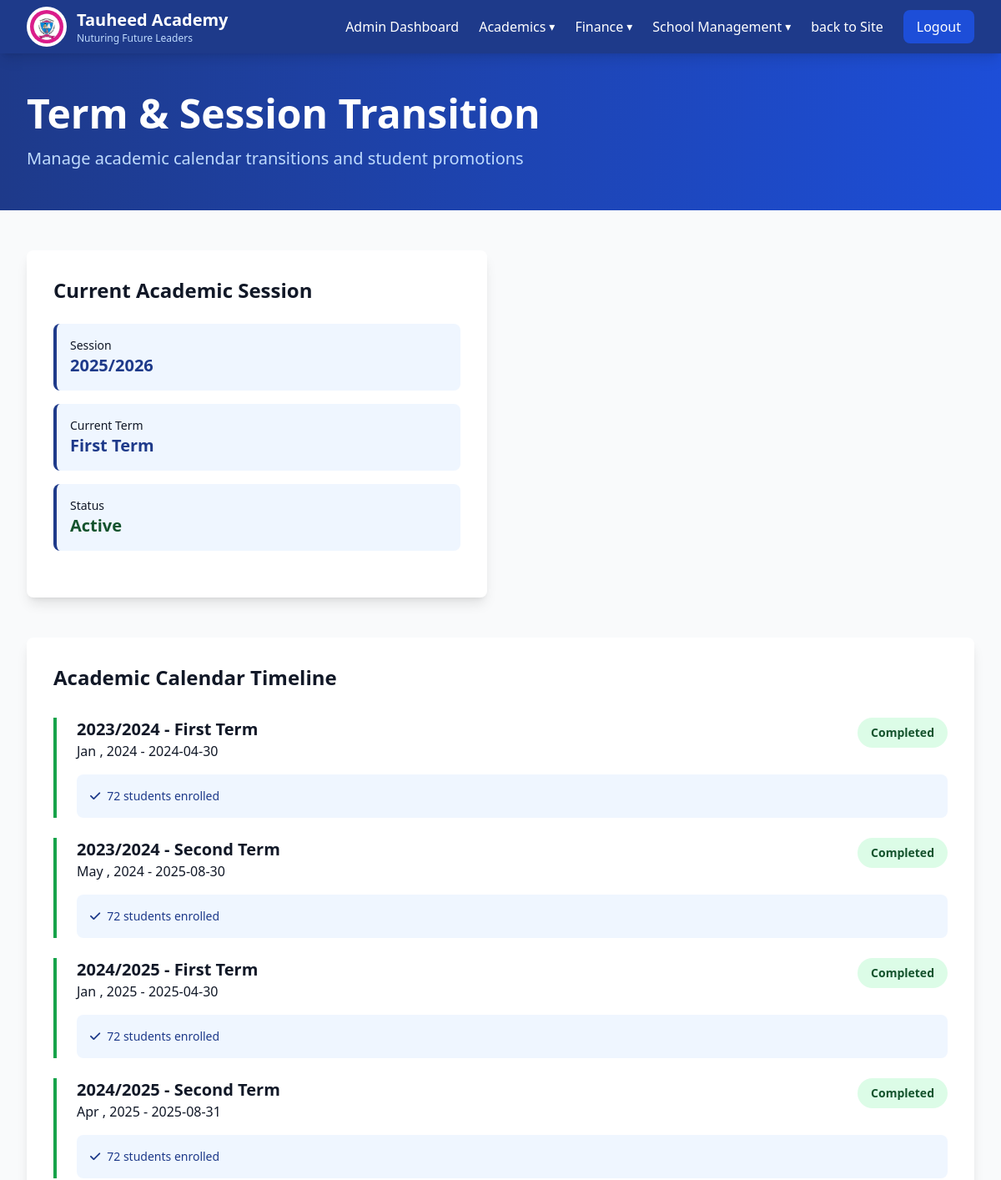
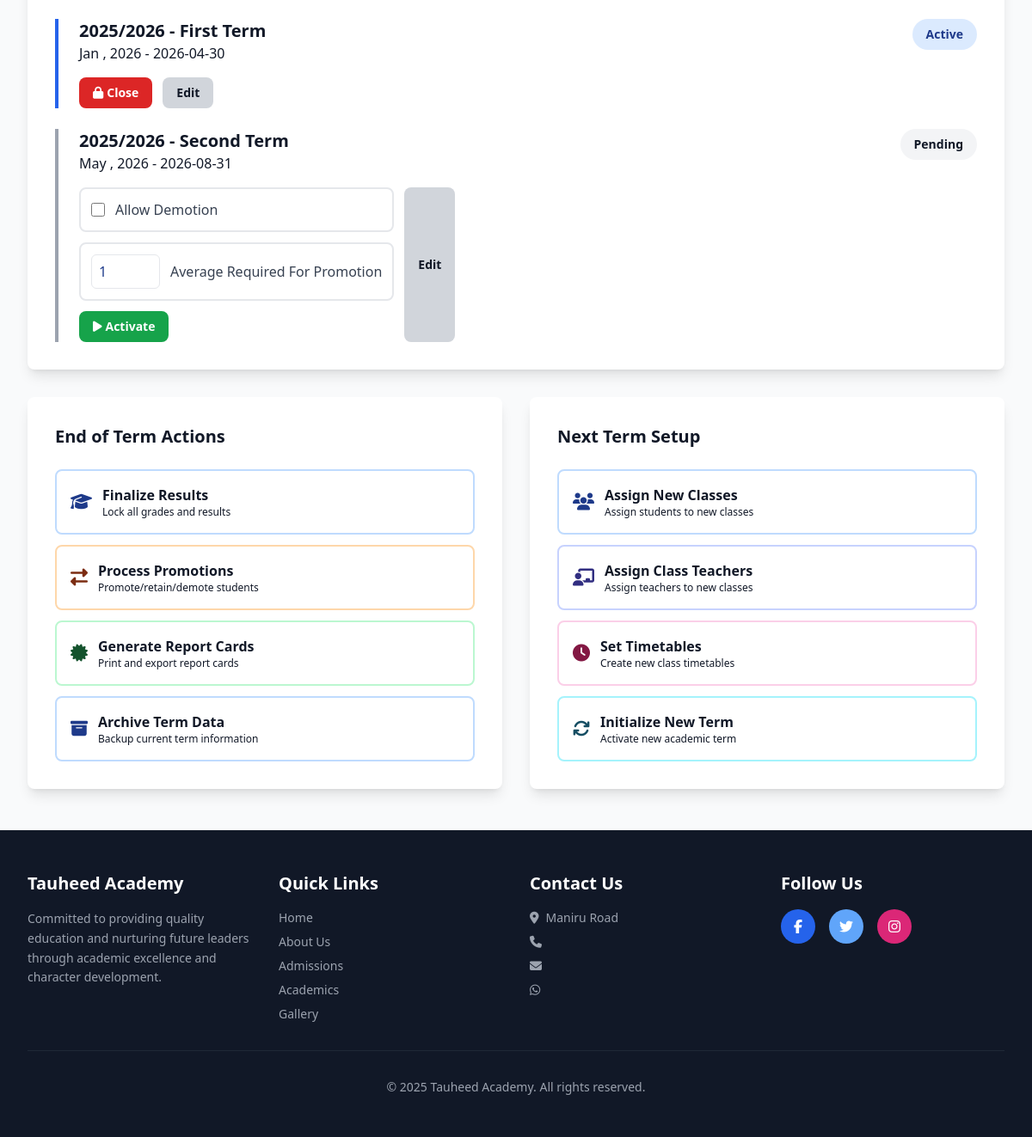
Screenshot of /pages/admin/session-term-transtion.php with the database file from the repository (2 pictures, top to bottom).
### tables this page shows
CREATE TABLE `schools` (
  `id` int(11) NOT NULL,
  `name` varchar(150) NOT NULL,
  `motto` varchar(255) DEFAULT NULL,
  `address` varchar(255) DEFAULT NULL,
  `phone` varchar(20) DEFAULT NULL,
  `email` varchar(100) DEFAULT NULL,
  `whatsapp_number` varchar(20) DEFAULT NULL,
  `facebook` varchar(255) DEFAULT NULL,
  `twitter` varchar(255) DEFAULT NULL,
  `instagram` varchar(255) DEFAULT NULL,
  `logo_path` varchar(255) DEFAULT NULL,
  `created_at` timestamp NOT NULL DEFAULT current_timestamp(),
  `updated_at` timestamp NOT NULL DEFAULT current_timestamp() ON UPDATE current_timestamp(),
  `deleted_at` datetime DEFAULT NULL
);

CREATE TABLE `terms` (
  `id` int(11) NOT NULL,
  `name` varchar(100) NOT NULL,
  `session_id` int(11) NOT NULL,
  `start_date` date DEFAULT NULL,
  `end_date` date DEFAULT NULL,
  `status` enum('pending','ongoing','finished') DEFAULT 'pending',
  `created_at` timestamp NOT NULL DEFAULT current_timestamp(),
  `updated_at` timestamp NOT NULL DEFAULT current_timestamp() ON UPDATE current_timestamp(),
  `deleted_at` datetime DEFAULT NULL
);

CREATE TABLE `sessions` (
  `id` int(11) NOT NULL,
  `name` varchar(100) NOT NULL,
  `start_date` date DEFAULT NULL,
  `end_date` date DEFAULT NULL,
  `status` enum('pending','ongoing','finished') DEFAULT 'pending',
  `created_at` timestamp NOT NULL DEFAULT current_timestamp(),
  `updated_at` timestamp NOT NULL DEFAULT current_timestamp() ON UPDATE current_timestamp(),
  `deleted_at` datetime DEFAULT NULL
);

### pages/admin/session-term-transtion.php (the view, shortened to what the rows shown need)
<?php
include __DIR__ . '/../../includes/header.php';
$stmt = $conn->prepare("SELECT terms.*, sessions.name session_name FROM terms left join sessions on terms.session_id = sessions.id ORDER BY sessions.name ASC ,  terms.name ASC");
$stmt->execute();
$terms = $stmt->get_result()->fetch_all(MYSQLI_ASSOC);
$active = 'ongoing';
$stmt = $conn->prepare("SELECT terms.*, sessions.name session_name FROM terms left join sessions on terms.session_id = sessions.id where terms.status = ? LIMIT 1");
$stmt->bind_param('s', $active);
$stmt->execute();
$current_term = $stmt->get_result()->fetch_assoc();
?>
<body class="bg-gray-50">
    <?php include(__DIR__ . "/./includes/admins-section-nav.php") ?>
    <section class="bg-gradient-to-r from-blue-900 to-blue-700 text-white py-12">
        <div class="max-w-7xl mx-auto px-4 sm:px-6 lg:px-8">
            <h1 class="text-4xl md:text-5xl font-bold mb-4">Term & Session Transition</h1>
        </div>
    </section>
    <section class="py-12 bg-gray-50">
        <div class="max-w-7xl mx-auto px-4 sm:px-6 lg:px-8">
            <div class="grid grid-cols-1 md:grid-cols-2 gap-8 mb-12">
                <div class="bg-white rounded-lg shadow-lg p-8">
                    <?php if ($current_term) : ?>
                        <h2 class="text-2xl font-bold text-gray-900 mb-6">Current Academic Session</h2>
                        <div class="space-y-4 mb-6">
                            <div class="bg-blue-50 p-4 rounded-lg border-l-4 border-blue-900">
                                <p class="text-sm text-gray-900">Session</p>
                                <p class="text-xl font-bold text-blue-900"><?= $current_term['session_name'] ?></p>
                            </div>
                            <div class="bg-blue-50 p-4 rounded-lg border-l-4 border-blue-900">
                                <p class="text-sm text-gray-900">Current Term</p>
                                <p class="text-xl font-bold text-blue-900"><?= $current_term['name'] ?></p>
                            </div>
                            <div class="bg-blue-50 p-4 rounded-lg border-l-4 border-blue-900">
                                <p class="text-sm text-gray-900">Status</p>
                                <p class="text-xl font-bold text-green-900">Active</p>
                            </div>
                        </div>
                    <?php else : ?>
                        <h2 class="text-2xl font-bold text-gray-900 mb-6">No Academic Session Is Active</h2>
                    <?php endif ?>
                </div>
            </div>
            <div class="bg-white rounded-lg shadow-lg p-8 mb-8">
                <h2 class="text-2xl font-bold text-gray-900 mb-8">Academic Calendar Timeline</h2>
                <div class="space-y-6">
                    <?php foreach ($terms as $term) : ?>
                        <div class="border-l-4
                                    <?php if ($term['status'] === 'ongoing') : ?>
                                    border-blue-600
                                <?php elseif ($term['status'] === 'finished') : ?>
                                    border-green-600
                                <?php elseif ($term['status'] === 'pending') : ?>
                                    border-gray-400
                                <?php endif; ?>
                                pl-6">
                            <div class="flex justify-between items-start mb-4">
                                <div>
                                    <h3 class="text-xl font-bold text-gray-900"><?= $term['session_name'] ?> - <?= $term['name'] ?></h3>
                                    <p class="text-gray-900"><?= date('M , Y', strtotime($term['start_date'])) ?> - <?= $term['end_date'] ?></p>
                                </div>
                                <?php if ($term['status'] === 'ongoing') :  ?>
                                    <span class="px-4 py-2 bg-blue-100 text-blue-900 rounded-full text-sm font-semibold">Active</span>
                                <?php elseif ($term['status'] === 'finished') :  ?>
                                    <span class="px-4 py-2 bg-green-100 text-green-900 rounded-full text-sm font-semibold">Completed</span>
                                <?php elseif ($term['status'] === 'pending') :  ?>
                                    <span class="px-4 py-2 bg-gray-100 text-gray-900 rounded-full text-sm font-semibold">Pending</span>
                                <?php endif;  ?>
                            </div>
                            <?php if ($term['status'] === 'finished') : ?>
                                <div class="bg-blue-50 p-4 rounded-lg text-sm text-blue-900">
                                    <p><i class="fas fa-check mr-2"></i>72 students enrolled</p>
                                </div>
                            <?php endif ?>
                            <div class="flex gap-3">
                                <?php if ($term['status'] === 'ongoing') :  ?>
                                    <form method="POST">
                                        <button type="submit" class="px-4 py-2 bg-red-600 text-white rounded-lg font-semibold hover:bg-red-700 transition text-sm">
                                            <i class="fas fa-lock mr-1"></i>Close
                                        </button>
                                    </form>
                                <?php elseif ($term['status'] === 'pending') :  ?>
                                    <form method="POST">
                                        <label class="flex items-center p-3 border-2 border-gray-200 rounded-lg cursor-pointer hover:bg-blue-50 mb-3">
                                            <input type="checkbox" class="w-4 h-4 text-blue-900" name="allow_demotion" value="1">
                                            <span class="ml-3 text-gray-700">Allow Demotion</span>
                                        </label>
                                        <label for="average_required" class="flex items-center p-3 border-2 border-gray-200 rounded-lg cursor-pointer hover:bg-blue-50 mb-3">
                                            <input
                                                type="number"
                                                id="average_required"
                                                name="average_required"
                                                value="1"
                                                class="w-20 h-10 text-blue-900 border border-gray-200 rounded-md px-2 focus:outline-none focus:ring-2 focus:ring-blue-400">
                                            <span class="ml-3 text-gray-700">Average Required For Promotion</span>
                                        </label>
                                        <button type="submit" class="px-4 py-2 bg-green-600 text-white rounded-lg font-semibold hover:bg-green-700 transition text-sm">
                                            <i class="fas fa-play mr-1"></i>Activate
                                        </button>
                                    </form>
                                <?php endif;  ?>
                                <?php if ($term['status'] !== 'finished') :  ?>
                                    <button class="px-4 py-2 bg-gray-300 text-gray-900 rounded-lg font-semibold hover:bg-gray-400 transition text-sm">
                                        Edit
                                    </button>
                                <?php endif;  ?>
                            </div>
                        </div>
                    <?php endforeach ?>
                </div>
            </div>
        </div>
    </section>
    <?php include(__DIR__ . "/../../includes/footer.php"); ?>
</body>
</html>

### pages/admin/includes/admins-section-nav.php (shortened to what the rows shown need)
<nav class="bg-blue-900 text-white sticky top-0 z-50 shadow-lg">
    <div class="max-w-7xl mx-auto px-4 sm:px-6 lg:px-8">
        <div class="flex justify-between items-center h-16">
            <div class="flex items-center gap-3">
                <div>
                    <h1 class="text-xl font-bold"><?= $school['name'] ?? 'Tauheed Academy' ?></h1>
                    <p class="text-xs text-blue-200"><?= $school['motto']; ?></p>
                </div>
            </div>
        </div>
    </div>
</nav>

### includes/footer.php (shortened to what the rows shown need)
<footer class="bg-gray-900 text-white py-12">
    <div class="max-w-7xl mx-auto px-4 sm:px-6 lg:px-8">
        <div class="grid grid-cols-1 md:grid-cols-4 gap-8">
            <div>
                <h3 class="text-xl font-bold mb-4"><?= $school['name'] ?? 'Tauheed Academy' ?></h3>
                <p class="text-gray-400 text-sm leading-relaxed">
                    Committed to providing quality education and nurturing future leaders through academic excellence and character development.
                </p>
            </div>
            <div>
                <ul class="space-y-2 text-sm text-gray-400">
                    <li><i class="fas fa-map-marker-alt mr-2"></i><?= $school['address'] ?? '' ?></li>
                    <li><i class="fas fa-phone mr-2"></i><?= $school['phone'] ?? '' ?></li>
                    <li><i class="fas fa-envelope mr-2"></i><?= $school['email'] ?? '' ?></li>
                    <li><i class="fab fa-whatsapp mr-2"></i><?= $school['whatsapp_number'] ?? '' ?></li>
                </ul>
            </div>
        </div>
        <div class="border-t border-gray-800 mt-8 pt-8 text-center text-gray-400 text-sm">
            <p>&copy; 2025 <?= $school['name'] ?? 'Tauheed Academy' ?>. All rights reserved.</p>
        </div>
    </div>
</footer>

### rows the page displays
schools: name "Tauheed Academy", motto "Nuturing Future Leaders", address "Maniru Road"
terms: session.name "2025/2026", name "First Term", start_date "Jan , 2026", end_date "2026-04-30", status "Active"
terms: session.name "2023/2024", name "First Term", start_date "Jan , 2024", end_date "2024-04-30", status "Completed"
terms: session.name "2023/2024", name "Second Term", start_date "May , 2024", end_date "2025-08-30", status "Completed"
terms: session.name "2024/2025", name "First Term", start_date "Jan , 2025", end_date "2025-04-30", status "Completed"
terms: session.name "2024/2025", name "Second Term", start_date "Apr , 2025", end_date "2025-08-31", status "Completed"
terms: session.name "2025/2026", name "Second Term", start_date "May , 2026", end_date "2026-08-31", status "Pending"
